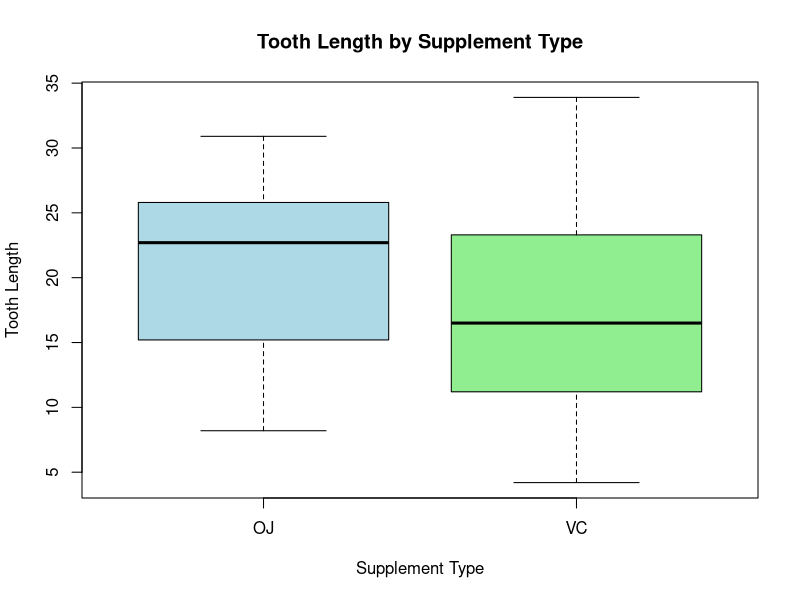

Source code (R):
# clear the console area
cat("\014")
# clear the environment var area
rm(list = ls())
# Load the Tooth Growth data set
data(ToothGrowth)

# Find the modal tooth length
modal_tooth_length = as.numeric(names(sort(
  table(ToothGrowth$len), decreasing = TRUE)[1]))


# Calculate the mean tooth length for guinea pigs 
# given vitamins via orange juice
mean_tooth_length_orange = mean(
  ToothGrowth$len[ToothGrowth$supp == "OJ"])
mean_tooth_length_orange

# Create a side-by-side box-and-whisker plot
# for tooth length by supplement type
boxplot(len ~ supp, data = ToothGrowth, 
        col = c("lightblue", "lightgreen"),
        xlab = "Supplement Type", ylab = "Tooth Length",
        main = "Tooth Length by Supplement Type")

